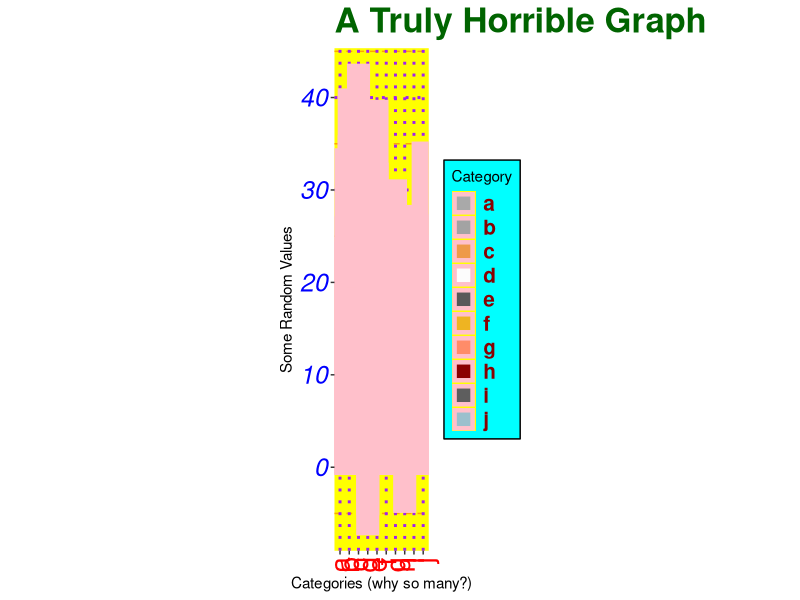

Recreate this plot in R.
# Load required library
library(ggplot2)

# Generate random data
set.seed(42)
data <- data.frame(
  Category = rep(letters[1:10], each = 5),
  Value = rnorm(50, mean = 20, sd = 10)
)

# Create the worst graph ever
ugly_plot <- ggplot(data, aes(x = Category, y = Value, fill = Category)) +
  geom_bar(stat = "identity", position = "dodge", color = "pink", size = 5) +  # Oversized bars
  scale_fill_manual(values = sample(colors(), 10)) +  # Random ugly colors
  theme(
    panel.background = element_rect(fill = "yellow"),  # Clashing background
    panel.grid.major = element_line(color = "purple", size = 1, linetype = "dotted"),
    panel.grid.minor = element_line(color = "orange", size = 0.5, linetype = "dashed"),
    axis.text.x = element_text(angle = 90, hjust = 1, vjust = 0.5, size = 20, color = "red"),
    axis.text.y = element_text(size = 18, face = "italic", color = "blue"),
    plot.title = element_text(size = 25, face = "bold", color = "darkgreen"),
    legend.background = element_rect(fill = "cyan", color = "black"),
    legend.text = element_text(size = 15, face = "bold", color = "darkred")
  ) +
  labs(
    title = "A Truly Horrible Graph",
    x = "Categories (why so many?)",
    y = "Some Random Values"
  ) +
  coord_fixed(ratio = 1)  # Bad aspect ratio

# Display the graph
print(ugly_plot)
